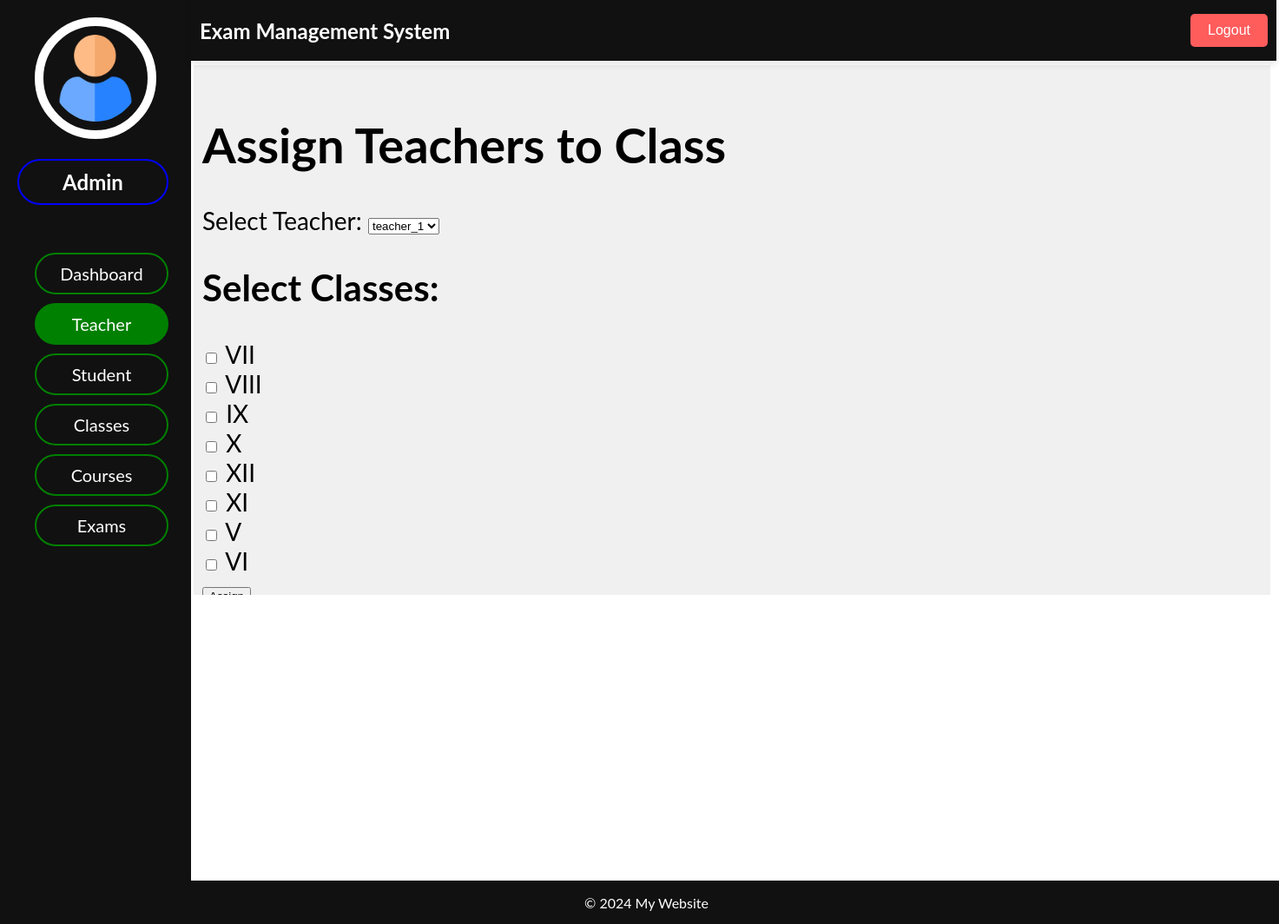
The page /adminpanel/teachers/assign2class on the database its author committed.
### admin_panel/models.py (models this page shows, shortened)
class Class(models.Model):
    class_id = models.AutoField(primary_key=True)
    name = models.CharField(max_length=100)
    courses = models.ManyToManyField(Course, blank=True)
    exams = models.ManyToManyField(Exam, blank=True)

### admin_panel/views.py (the view, shortened to what this page needs)
# urls.py: path('teachers/assign2class', views.teacher_assign2class, name='teacher_assign2class'),
def teacher_assign2class(request):
    teachers = Teacher.objects.all()
    classes = Class.objects.all()
    return render(request, 'teachers/teacher_assign2class.html', {'teachers': teachers, 'classes': classes})

### admin_panel/templates/teachers/teacher_assign2class.html (shortened to what this page needs)
{% extends "dashboard/index.html" %}
{% block header %}
    {% include "dashboard/header.html" %}
{% endblock header %}
{% block sidenav %}
    {% include "teachers/sidenav.html" %}
{% endblock sidenav %}
{% block main %}
    <h1>Assign Teachers to Class</h1>
    <form method="post">
        <label for="teacher_id">Select Teacher:</label>
        <select name="teacher_id" id="teacher_id">
            {% for teacher in teachers %}
                <option value="{{ teacher.pk }}">{{ teacher.name }}</option>
            {% endfor %}
        </select>
        <h2>Select Classes:</h2>
        {% for class in classes %}
            <div>
                <input type="checkbox" id="class_{{ class.pk }}" name="classes" value="{{ class.pk }}">
                <label for="class_{{ class.pk }}">{{ class.name }}</label>
            </div>
        {% endfor %}
        <button type="submit">Assign</button>
    </form>
{% endblock main %}
{% block footer %}
    {% include "dashboard/footer.html" %}
{% endblock footer %}

### admin_panel/static/css/index.css (style rules this page uses)
body { font-family: "Lato", sans-serif; }

### rows shown on the page
Class: name "VII"
Class: name "VIII"
Class: name "IX"
Class: name "X"
Class: name "XII"
Class: name "XI"
Class: name "V"
Class: name "VI"

### other values the page prints
form field teacher_id "teacher_1"
